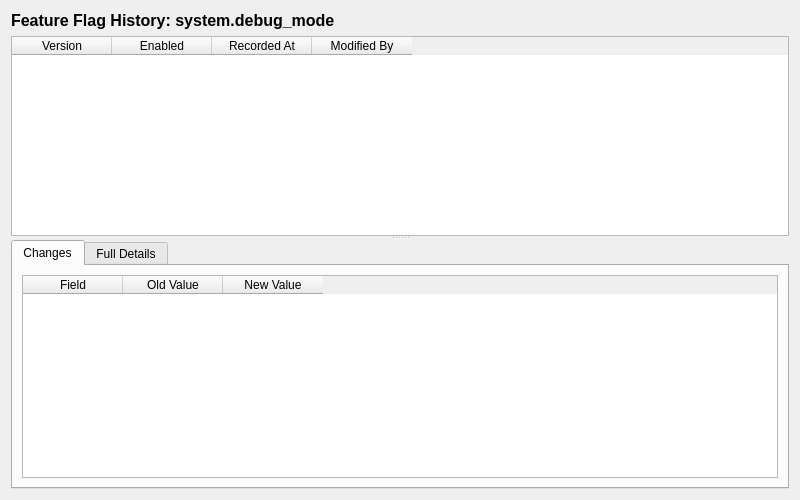
<?xml version="1.0" encoding="UTF-8"?>
<ui version="4.0">
 <class>FeatureFlagHistoryDialog</class>
 <widget class="QWidget" name="FeatureFlagHistoryDialog">
  <property name="geometry">
   <rect>
    <x>0</x>
    <y>0</y>
    <width>800</width>
    <height>500</height>
   </rect>
  </property>
  <property name="windowTitle">
   <string>Feature Flag History</string>
  </property>
  <layout class="QVBoxLayout" name="verticalLayout">
   <item>
    <widget class="QLabel" name="titleLabel">
     <property name="font">
      <font>
       <pointsize>12</pointsize>
       <bold>true</bold>
      </font>
     </property>
     <property name="text">
      <string>Feature Flag History: system.debug_mode</string>
     </property>
    </widget>
   </item>
   <item>
    <widget class="QSplitter" name="splitter">
     <property name="orientation">
      <enum>Qt::Vertical</enum>
     </property>
     <widget class="QTableWidget" name="versionListWidget">
      <property name="minimumHeight">
       <number>150</number>
      </property>
      <property name="maximumHeight">
       <number>250</number>
      </property>
      <property name="alternatingRowColors">
       <bool>true</bool>
      </property>
      <property name="editTriggers">
       <set>QAbstractItemView::NoEditTriggers</set>
      </property>
      <property name="selectionMode">
       <enum>QAbstractItemView::SingleSelection</enum>
      </property>
      <property name="selectionBehavior">
       <enum>QAbstractItemView::SelectRows</enum>
      </property>
      <column>
       <property name="text">
        <string>Version</string>
       </property>
      </column>
      <column>
       <property name="text">
        <string>Enabled</string>
       </property>
      </column>
      <column>
       <property name="text">
        <string>Recorded At</string>
       </property>
      </column>
      <column>
       <property name="text">
        <string>Modified By</string>
       </property>
      </column>
     </widget>
     <widget class="QWidget" name="detailWidget">
      <layout class="QVBoxLayout" name="detailLayout">
       <property name="leftMargin">
        <number>0</number>
       </property>
       <property name="topMargin">
        <number>0</number>
       </property>
       <property name="rightMargin">
        <number>0</number>
       </property>
       <property name="bottomMargin">
        <number>0</number>
       </property>
       <item>
        <widget class="QTabWidget" name="tabWidget">
         <property name="currentIndex">
          <number>0</number>
         </property>
         <widget class="QWidget" name="changesTab">
          <attribute name="title">
           <string>Changes</string>
          </attribute>
          <layout class="QVBoxLayout" name="changesTabLayout">
           <item>
            <widget class="QTableWidget" name="changesTableWidget">
             <property name="editTriggers">
              <set>QAbstractItemView::NoEditTriggers</set>
             </property>
             <property name="alternatingRowColors">
              <bool>true</bool>
             </property>
             <property name="selectionMode">
              <enum>QAbstractItemView::SingleSelection</enum>
             </property>
             <property name="selectionBehavior">
              <enum>QAbstractItemView::SelectRows</enum>
             </property>
             <column>
              <property name="text">
               <string>Field</string>
              </property>
             </column>
             <column>
              <property name="text">
               <string>Old Value</string>
              </property>
             </column>
             <column>
              <property name="text">
               <string>New Value</string>
              </property>
             </column>
            </widget>
           </item>
          </layout>
         </widget>
         <widget class="QWidget" name="fullDetailsTab">
          <attribute name="title">
           <string>Full Details</string>
          </attribute>
          <layout class="QVBoxLayout" name="fullDetailsTabLayout">
           <item>
            <widget class="QScrollArea" name="scrollArea">
             <property name="widgetResizable">
              <bool>true</bool>
             </property>
             <widget class="QWidget" name="scrollAreaWidgetContents">
              <property name="geometry">
               <rect>
                <x>0</x>
                <y>0</y>
                <width>560</width>
                <height>350</height>
               </rect>
              </property>
              <layout class="QFormLayout" name="formLayout">
               <item row="0" column="0">
                <widget class="QLabel" name="nameLabel">
                 <property name="text">
                  <string>Name:</string>
                 </property>
                </widget>
               </item>
               <item row="0" column="1">
                <widget class="QLabel" name="nameValue">
                 <property name="text">
                  <string/>
                 </property>
                </widget>
               </item>
               <item row="1" column="0">
                <widget class="QLabel" name="enabledLabel">
                 <property name="text">
                  <string>Enabled:</string>
                 </property>
                </widget>
               </item>
               <item row="1" column="1">
                <widget class="QLabel" name="enabledValue">
                 <property name="text">
                  <string/>
                 </property>
                </widget>
               </item>
               <item row="2" column="0">
                <widget class="QLabel" name="descriptionLabel">
                 <property name="text">
                  <string>Description:</string>
                 </property>
                </widget>
               </item>
               <item row="2" column="1">
                <widget class="QLabel" name="descriptionValue">
                 <property name="text">
                  <string/>
                 </property>
                 <property name="wordWrap">
                  <bool>true</bool>
                 </property>
                </widget>
               </item>
               <item row="3" column="0">
                <widget class="QLabel" name="versionNumberLabel">
                 <property name="text">
                  <string>Version:</string>
                 </property>
                </widget>
               </item>
               <item row="3" column="1">
                <widget class="QLabel" name="versionNumberValue">
                 <property name="text">
                  <string/>
                 </property>
                </widget>
               </item>
               <item row="4" column="0">
                <widget class="QLabel" name="modifiedByLabel">
                 <property name="text">
                  <string>Modified By:</string>
                 </property>
                </widget>
               </item>
               <item row="4" column="1">
                <widget class="QLabel" name="modifiedByValue">
                 <property name="text">
                  <string/>
                 </property>
                </widget>
               </item>
               <item row="5" column="0">
                <widget class="QLabel" name="recordedAtLabel">
                 <property name="text">
                  <string>Recorded At:</string>
                 </property>
                </widget>
               </item>
               <item row="5" column="1">
                <widget class="QLabel" name="recordedAtValue">
                 <property name="text">
                  <string/>
                 </property>
                </widget>
               </item>
              </layout>
             </widget>
            </widget>
           </item>
          </layout>
         </widget>
        </widget>
       </item>
      </layout>
     </widget>
    </widget>
   </item>
  </layout>
 </widget>
 <resources/>
 <connections/>
</ui>
